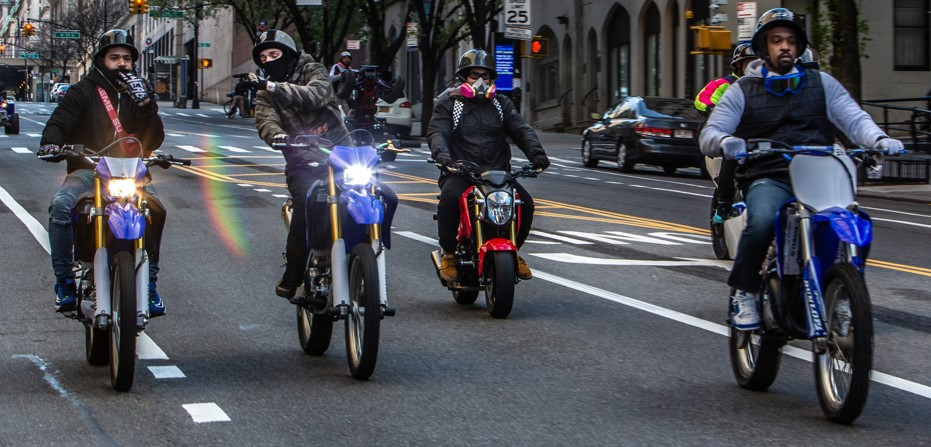
#> input picture testimg3.jpg, 931 x 447 px
$ python hog_1.py
#> lines starting #> are read from the running program, lines starting #| are printed output that depends on the picture
from skimage.io import imread, imshow
from skimage.feature import hog
from skimage import exposure
import matplotlib.pyplot as plt

img = imread('testimg3.jpg')
#> img is the input picture: shape (447, 931, 3); mean R, G, B 76.1, 77.6, 84.1
imshow(img)


hogfv , hog_image, = hog(img, orientations = 9, pixels_per_cell=(16,16),cells_per_block=(2,2),
visualize=True, channel_axis=-1)
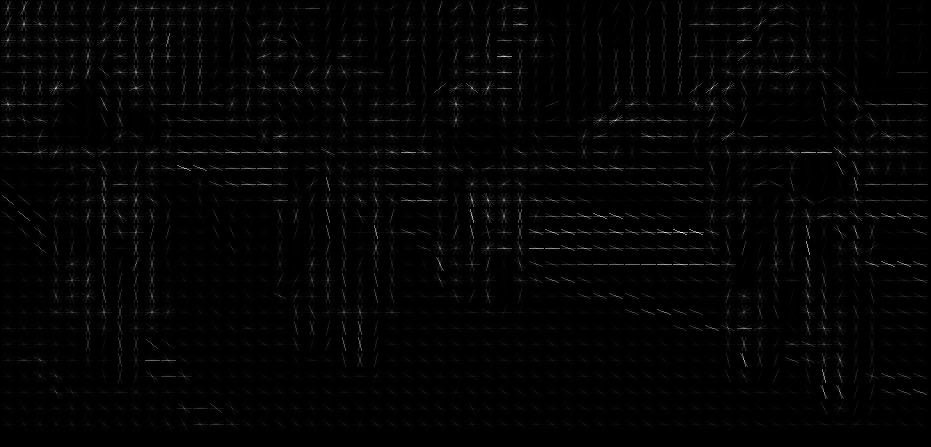
#> hog_image: shape (447, 931) float64; min 0, max 85.45, mean 1.4; drawn with min black and max white

hog_image_rescaled = exposure.rescale_intensity(hog_image, in_range=(0,5))
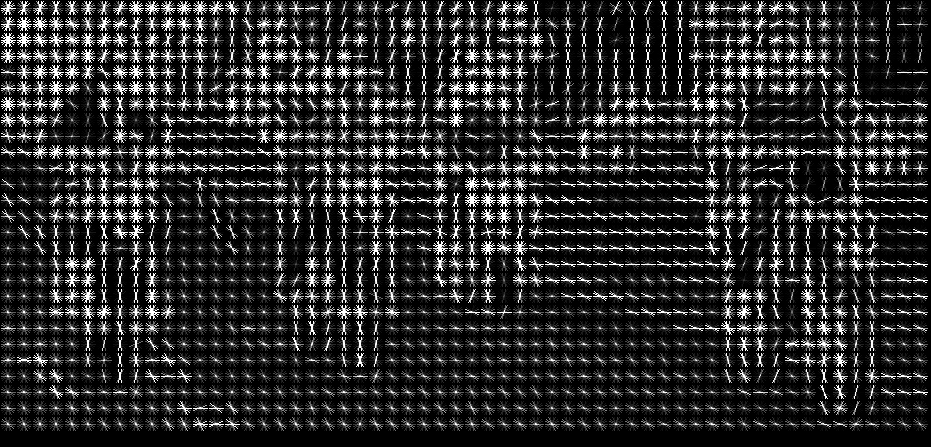
#> hog_image_rescaled: shape (447, 931) float64; min 0, max 1, mean 0.175
# imshow(hog_image_rescaled)

plt.imshow(img)
plt.show()
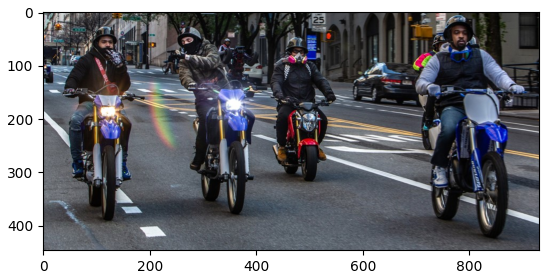
#> figure drawn by matplotlib, 1 panel

plt.imshow(hog_image_rescaled, cmap='gray')
plt.show()

$ run again, with testimg1.jpg copied over testimg3.jpg
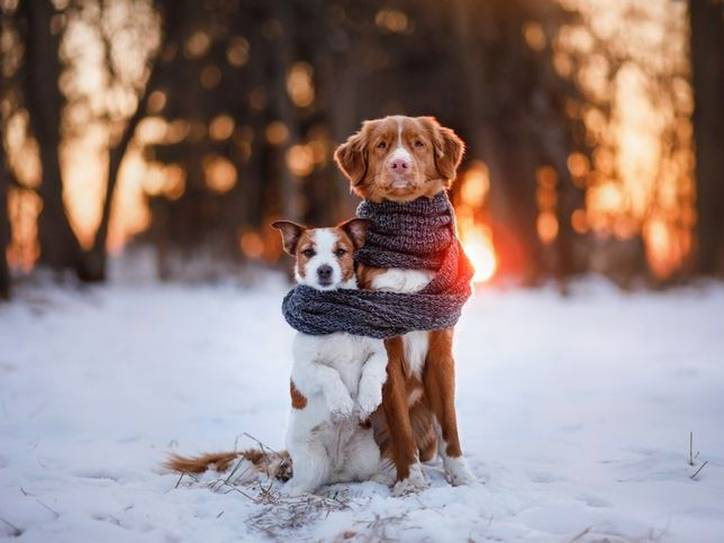
#> input picture testimg1.jpg, 724 x 543 px
#> img is the input picture: shape (543, 724, 3); mean R, G, B 149.6, 130.7, 128.1
#> `hog_image_rescaled = exposure.rescale_intensity(hog_image, in_range=(0..`:
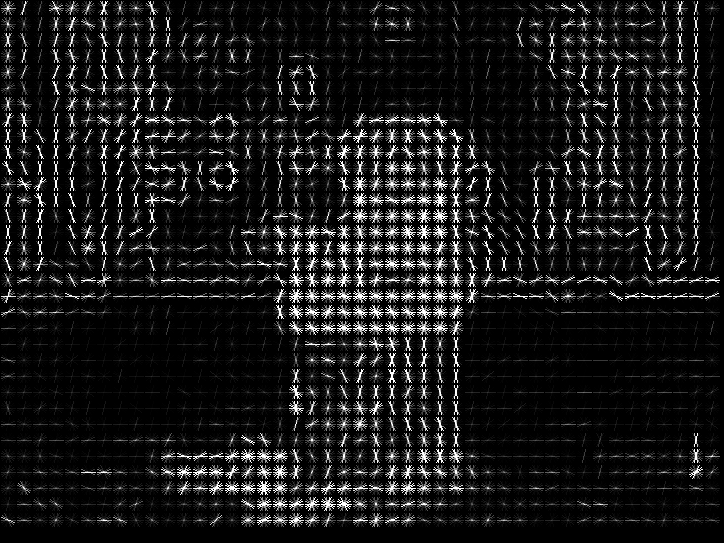
#> hog_image_rescaled: shape (543, 724) float64; min 0, max 1, mean 0.0994
#> `plt.show()`:
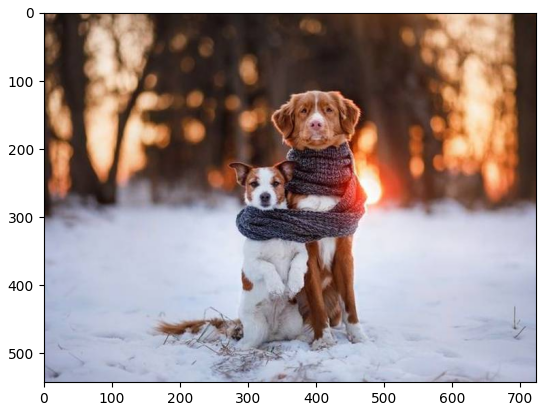
#> figure drawn by matplotlib, 1 panel

$ run again, with testimg2.jpg copied over testimg3.jpg
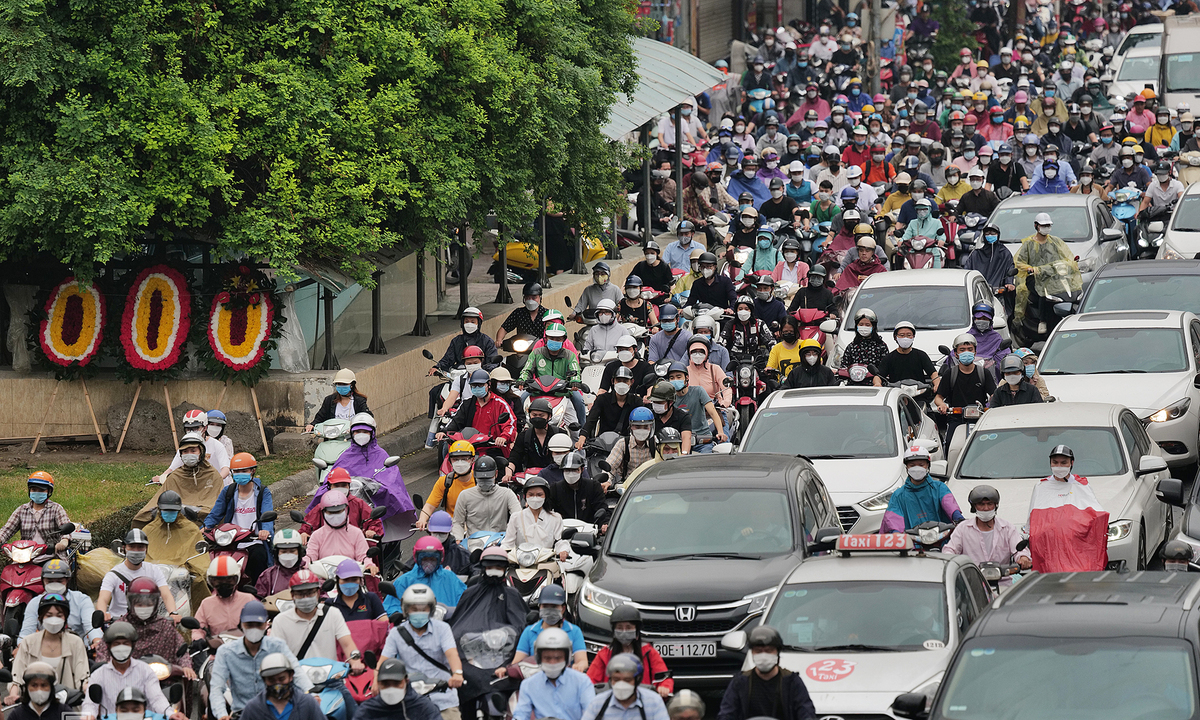
#> input picture testimg2.jpg, 1200 x 720 px
#> img is the input picture: shape (720, 1200, 3); mean R, G, B 103.9, 102.7, 94.4
#> `hog_image_rescaled = exposure.rescale_intensity(hog_image, in_range=(0..`:
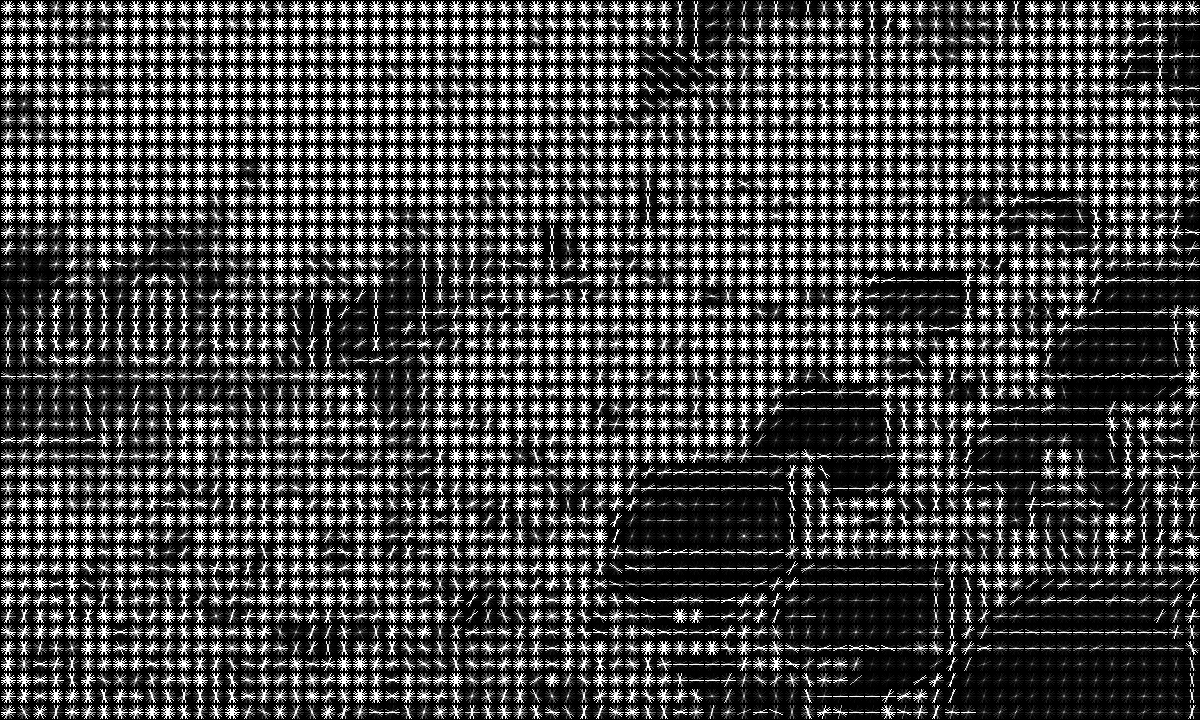
#> hog_image_rescaled: shape (720, 1200) float64; min 0, max 1, mean 0.277
#> `plt.show()`:
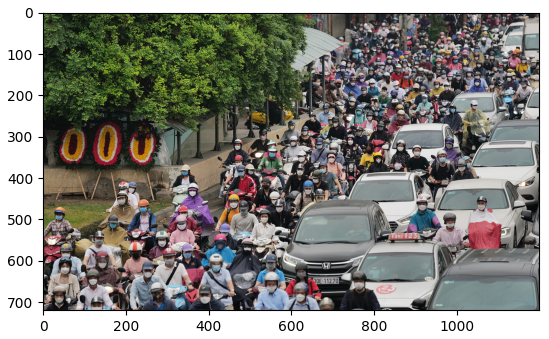
#> figure drawn by matplotlib, 1 panel
